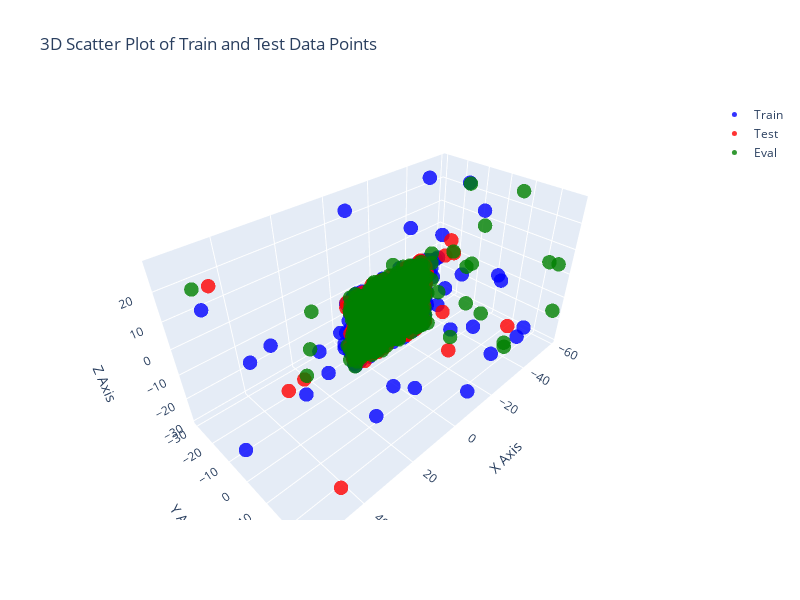

Notebook code cell kept with this figure:
### Code cell
train_trace = go.Scatter3d(
    x=x_train,
    y=y_train,
    z=z_train,
    mode='markers',
    marker=dict(
        size=5,
        color='blue',  # Color for training points
        opacity=0.8
    ),
    name='Train'  # Legend entry for training points
)

test_trace = go.Scatter3d(
    x=x_test,
    y=y_test,
    z=z_test,
    mode='markers',
    marker=dict(
        size=5,
        color='red',  # Color for test points
        opacity=0.8
    ),
    name='Test'  # Legend entry for test points
)

eval_trace = go.Scatter3d(
    x=x_eval,
    y=y_eval,
    z=z_eval,
    mode='markers',
    marker=dict(
        size=5,
        color='green',  # Color for test points
        opacity=0.8
    ),
    name='Eval'  # Legend entry for test points
)

# Create a figure and add both the train and test traces
fig = go.Figure(data=[train_trace, test_trace, eval_trace])

# Update the layout of the figure
fig.update_layout(
    width = 800,
    height = 600,
    title='3D Scatter Plot of Train and Test Data Points',
    scene=dict(
        xaxis_title='X Axis',
        yaxis_title='Y Axis',
        zaxis_title='Z Axis',
        bgcolor='white'  # Set background color to white for better visibility
    )
)

# Show the plot
fig.show()

### Figure 1 — Plotly figure (JSON) as saved in the notebook; plotly's stock layout.template omitted (floating-point values rounded to 4 significant figures; data arrays with more than 128 entries replaced by an {"elided": "..."} marker saying what was removed)
{"data": [{"marker": {"color": "blue", "opacity": 0.8, "size": 5}, "mode": "markers", "name": "Train", "type": "scatter3d", "x": {"elided": "6399 float values"}, "y": {"elided": "6399 float values"}, "z": {"elided": "6399 float values"}}, {"marker": {"color": "red", "opacity": 0.8, "size": 5}, "mode": "markers", "name": "Test", "type": "scatter3d", "x": {"elided": "2133 float values"}, "y": {"elided": "2133 float values"}, "z": {"elided": "2133 float values"}}, {"marker": {"color": "green", "opacity": 0.8, "size": 5}, "mode": "markers", "name": "Eval", "type": "scatter3d", "x": {"elided": "3656 float values"}, "y": {"elided": "3656 float values"}, "z": {"elided": "3656 float values"}}], "layout": {"height": 600, "scene": {"bgcolor": "white", "xaxis": {"title": {"text": "X Axis"}}, "yaxis": {"title": {"text": "Y Axis"}}, "zaxis": {"title": {"text": "Z Axis"}}}, "title": {"text": "3D Scatter Plot of Train and Test Data Points"}, "width": 800}}
